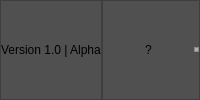
     <widget class="QFrame" name="footer_frame">
      <property name="styleSheet">
       <string notr="true">background-color: rgb(80, 80, 80);</string>
      </property>
      <property name="frameShape">
       <enum>QFrame::NoFrame</enum>
      </property>
      <property name="frameShadow">
       <enum>QFrame::Raised</enum>
      </property>
      <layout class="QHBoxLayout" name="horizontalLayout_5">
       <property name="spacing">
        <number>0</number>
       </property>
       <property name="leftMargin">
        <number>0</number>
       </property>
       <property name="topMargin">
        <number>0</number>
       </property>
       <property name="rightMargin">
        <number>0</number>
       </property>
       <property name="bottomMargin">
        <number>0</number>
       </property>
       <item>
        <widget class="QFrame" name="footer_left_frame">
         <property name="frameShape">
          <enum>QFrame::StyledPanel</enum>
         </property>
         <property name="frameShadow">
          <enum>QFrame::Raised</enum>
         </property>
         <layout class="QHBoxLayout" name="horizontalLayout_6">
          <property name="spacing">
           <number>0</number>
          </property>
          <property name="leftMargin">
           <number>0</number>
          </property>
          <property name="topMargin">
           <number>0</number>
          </property>
          <property name="rightMargin">
           <number>0</number>
          </property>
          <property name="bottomMargin">
           <number>0</number>
          </property>
          <item>
           <widget class="QLabel" name="label_3">
            <property name="text">
             <string>Version 1.0 | Alpha</string>
            </property>
           </widget>
          </item>
         </layout>
        </widget>
       </item>
       <item>
        <widget class="QFrame" name="footer_right_frame">
         <property name="frameShape">
          <enum>QFrame::StyledPanel</enum>
         </property>
         <property name="frameShadow">
          <enum>QFrame::Raised</enum>
         </property>
         <layout class="QHBoxLayout" name="horizontalLayout_7">
          <property name="spacing">
           <number>0</number>
          </property>
          <property name="leftMargin">
           <number>0</number>
          </property>
          <property name="topMargin">
           <number>0</number>
          </property>
          <property name="rightMargin">
           <number>0</number>
          </property>
          <property name="bottomMargin">
           <number>0</number>
          </property>
          <item>
           <widget class="QPushButton" name="pushButton_5">
            <property name="text">
             <string>?</string>
            </property>
            <property name="flat">
             <bool>true</bool>
            </property>
           </widget>
          </item>
          <item>
           <widget class="QFrame" name="size_grip">
            <property name="maximumSize">
             <size>
              <width>5</width>
              <height>5</height>
             </size>
            </property>
            <property name="styleSheet">
             <string notr="true">background-color: rgb(177, 177, 177);</string>
            </property>
            <property name="frameShape">
             <enum>QFrame::StyledPanel</enum>
            </property>
            <property name="frameShadow">
             <enum>QFrame::Raised</enum>
            </property>
           </widget>
          </item>
         </layout>
        </widget>
       </item>
      </layout>
     </widget>
